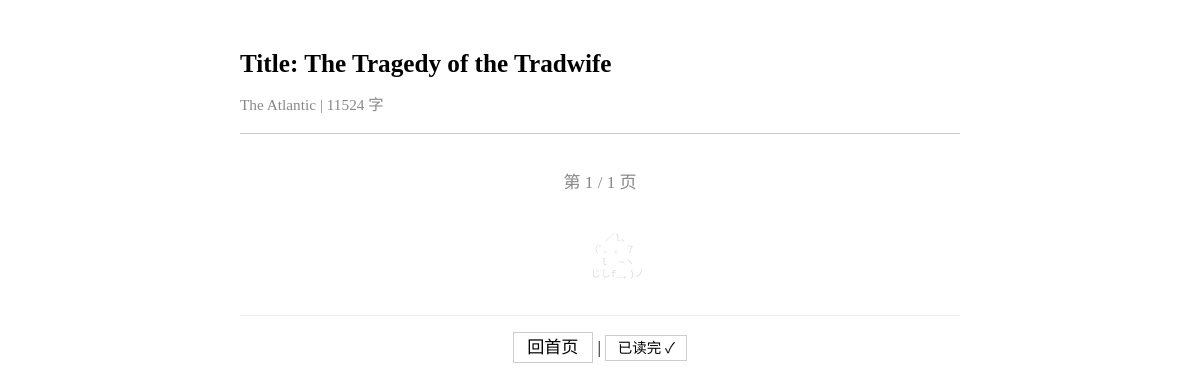
Screenshot of /article/f208b6b3936ad87a with the database file from the repository.
### tables this page shows
CREATE TABLE articles (
            id TEXT PRIMARY KEY,
            title_zh TEXT NOT NULL DEFAULT '',
            source TEXT NOT NULL DEFAULT '',
            source_url TEXT NOT NULL DEFAULT '',
            author TEXT NOT NULL DEFAULT '',
            summary_zh TEXT NOT NULL DEFAULT '',
            tags TEXT NOT NULL DEFAULT '[]',
            word_count_zh INTEGER NOT NULL DEFAULT 0,
            original_word_count INTEGER NOT NULL DEFAULT 0,
            translation_model TEXT NOT NULL DEFAULT '',
            prompt_version TEXT NOT NULL DEFAULT '',
            quality_score TEXT NOT NULL DEFAULT '{}',
            read_status TEXT NOT NULL DEFAULT 'unread',
            read_at TEXT,
            fetched_at TEXT NOT NULL DEFAULT ''
        , section_id TEXT NOT NULL DEFAULT '', has_spoiler INTEGER NOT NULL DEFAULT 0, topic_keywords TEXT NOT NULL DEFAULT '[]');

### server.py (the view)
@app.get("/article/{article_id}", response_class=HTMLResponse)
async def article_view(article_id: str, page: int = Query(1, ge=1)):
    article = get_article(article_id)
    if not article:
        return HTMLResponse("<h1>Article not found</h1>", status_code=404)
    content = article.get("content_zh", "")
    if not content:
        json_path = Path(__file__).parent / "data" / "articles" / f"{article_id}.json"
        if json_path.exists():
            full = json.loads(json_path.read_text())
            content = full.get("content_zh", "")
            article["content_zh"] = content
    content = markdown_to_html(content)
    pages = paginate_content(content)
    total_pages = len(pages) or 1
    page = min(page, total_pages)
    is_last = (page == total_pages)
    status = "done" if is_last else "reading"
    update_read_status(article_id, status)
    issue_date = article.get("fetched_at", "")[:10]
    next_id = None
    if issue_date:
        issue = get_issue(issue_date)
        if issue:
            ids = issue.get("articles", [])
            try:
                idx = ids.index(article_id)
                if idx + 1 < len(ids):
                    next_id = ids[idx + 1]
            except ValueError:
                pass
    template = env.get_template("article.html")
    return template.render(
        article=article,
        page_content=pages[page - 1] if pages else "",
        page=page,
        total_pages=total_pages,
        is_last=is_last,
        next_id=next_id,
    )

### templates/article.html (shortened to what this page needs)
<!DOCTYPE html>
<html lang="zh-CN">
<head>
</head>
<body>
<div class="article-header">
  <h1>{{ article.title_zh or article.id }}</h1>
  <div class="meta">{{ article.source }} | {{ article.word_count_zh }} 字</div>
</div>
<div class="pagination">
<span>第 {{ page }} / {{ total_pages }} 页</span>
</div>
<pre class="cat-footer">
      ／l、
    （ﾟ､ ｡ ７
      l  ~ヽ
      じしf_,)ノ
</pre>
<div class="nav-bottom">
<a href="/">回首页</a>
{% if is_last %}
| <a class="done-link" href="/article/{{ article.id }}?page={{ page }}">已读完 ✓</a>
{% endif %}
</div>
</body>
</html>

### templates/article.html (style rules this page uses)
body { max-width:720px;margin:0 auto;padding:24px 18px;background:#fff;color:#000;font-size:18px;line-height:1.8;font-family:serif }
.article-header { margin-bottom:1.5em;border-bottom:1px solid #ccc;padding-bottom:.8em }
.article-header h1 { font-size:1.4em;margin-bottom:.2em }
.article-header .meta { color:#888;font-size:.85em }
.pagination { margin:2em 0;text-align:center;font-size:.95em }
.pagination span { padding:.3em .8em;color:#888 }
.nav-bottom { margin-top:2em;padding-top:1em;border-top:1px solid #eee;text-align:center;font-size:.95em }
.nav-bottom a { text-decoration:none;color:#000;padding:.3em .8em;border:1px solid #ccc }
.done-link { color:#888;font-size:.85em }
.cat-footer { text-align:center;color:#ddd;font-size:.55em;line-height:1.2;margin:3em 0 1em }

### rows the page displays
articles: title_zh "Title: The Tragedy of the Tradwife", source "The Atlantic", word_count_zh "11524"

### other values shown
{{ page }} "1"
{{ total_pages }} "1"
